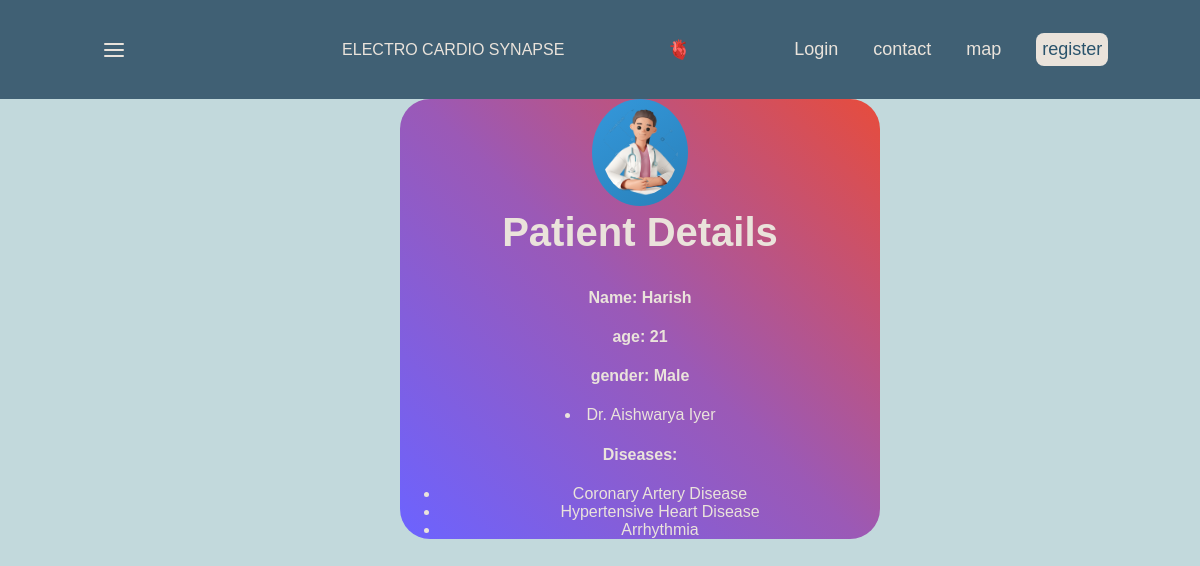
Page /all/3 on the committed database.
### heartApp/models.py (models this page shows, shortened)
class Patient(models.Model):
    name = models.CharField(max_length=255)
    age = models.PositiveIntegerField()
    dob = models.DateField()
    gender = models.CharField(max_length=50, choices=[("Male", "Male"), ("Female", "Female"), ("Other", "Other")])
    profile_picture = models.ImageField(upload_to="images")
    doctor = models.ManyToManyField(Doctor)  # Update to match Doctor model name
    diseases = models.ManyToManyField(Disease)
    patient_email = models.EmailField(max_length=50, default='default@example.com')
    patient_key = models.CharField(max_length=10, default="notdefined")
    care_taker_email1 = models.EmailField(max_length=50, default='default@example.com')
    care_taker_email2 = models.EmailField(max_length=50, default='default@example.com')
    doctor_email = models.EmailField(max_length=50, default='default@example.com')

class Doctor(AbstractUser):
    name = models.CharField(max_length=255)
    qualification = models.CharField(max_length=255)
    hospital = models.CharField(max_length=255)
    email = models.EmailField(unique=True)
    username = None
    USERNAME_FIELD = 'email'
    REQUIRED_FIELDS = ['name']
    objects = DoctorManager()
    groups = models.ManyToManyField(
        Group,
        related_name='doctor_set',
        blank=True,
        verbose_name='groups'
    )
    user_permissions = models.ManyToManyField(
        Permission,
        related_name='doctor_set',
        blank=True,
        verbose_name='user permissions'
    )

class Disease(models.Model):
    name = models.CharField(max_length=255)
    description = models.TextField(null=True, blank=True)

### heartApp/views.py (the view)
# urls.py: path('all/<int:pk>', views.ProfileDetailView.as_view(), name = 'single_patient_profile'),
class ProfileDetailView(DetailView):
    template_name = 'patientProfile.html'
    model = Patient

### templates/patientProfile.html (shortened to what this page needs)
{% extends 'base.html' %}
{% block content %}
<div class="patient-profile" >
    <img src="{{patient.profile_picture.url}}">
    <h2>Patient Details</h2>
    <h4>Name: {{ patient.name }}</h4>
    <h4>age: {{ patient.age }}</h4>
    <h4>gender: {{patient.gender}}</h4>
    {% for d in patient.doctor.all %}
            <li>{{ d.name }}</li>
        {% endfor %}
    <h4>Diseases:</h4>
    <ul>
        {% for d in patient.diseases.all %}
            <li>{{ d.name }}</li>
        {% endfor %}
    </ul>
</div>
{% endblock %}

### static/css/design.css (style rules this page uses)
body { background-color: #c2d9dc; color: #eae3db; font-family: sans-serif; position: relative; margin: 0; }
h2 { margin-top: 0; font-size: 40px; }
.patient-profile { background: linear-gradient(45deg, #6C63FF, #9B59B6, #E74C3C); width:40%; align-items: center; text-align: center; border-radius: 30px; margin-left:400px; }
.patient-profile img { width: 20%; height: 20%; object-fit: contain; border-radius: 50%; background: linear-gradient(145deg, #3498db, #2980b9); padding: 10px; box-sizing: border-box; }

### rows in the picture
Patient: profile_picture (picture), name "Harish", age "21", gender "Male"
Doctor: name "Dr. Aishwarya Iyer"
Disease: name "Coronary Artery Disease"
Disease: name "Hypertensive Heart Disease"
Disease: name "Arrhythmia"
